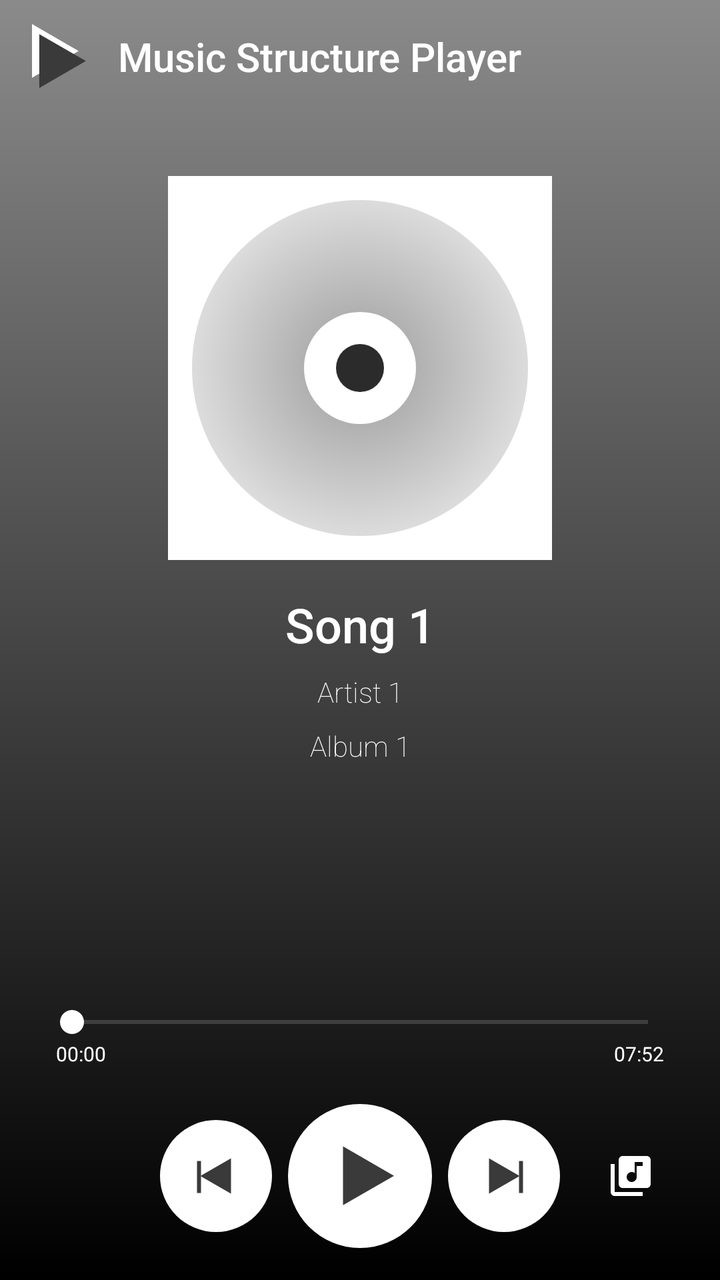
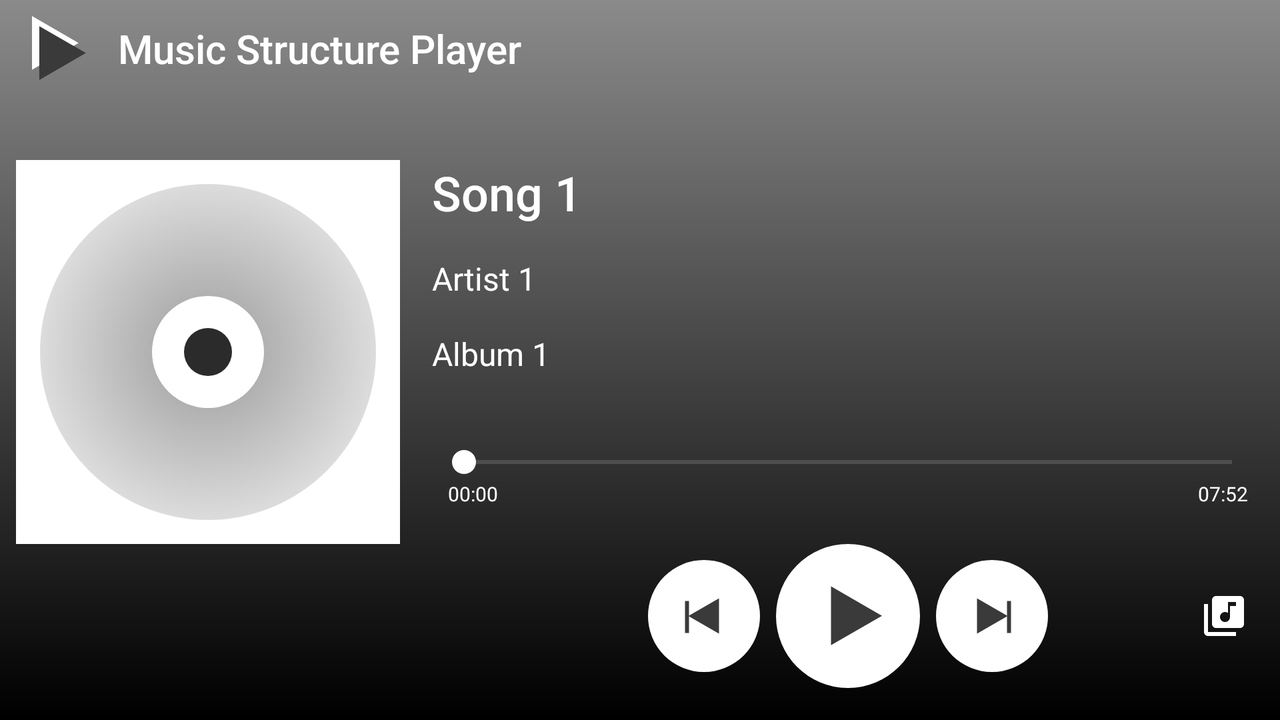

An Android layout and its configuration variant, each rendered on a device that would load it. The default file and the variant file are quoted in full after the pictures.
<!-- AndroidManifest.xml: application theme AppTheme -->
<!-- res/layout/activity_main.xml -->
<?xml version="1.0" encoding="utf-8"?>
<android.support.constraint.ConstraintLayout xmlns:android="http://schemas.android.com/apk/res/android"
    xmlns:app="http://schemas.android.com/apk/res-auto"
    xmlns:tools="http://schemas.android.com/tools"
    android:layout_width="match_parent"
    android:layout_height="match_parent"
    android:background="@drawable/player_screen"
    android:fitsSystemWindows="true"
    tools:context=".MainActivity">

    <include
        android:id="@+id/layout_toolbar"
        layout="@layout/toolbar"
        android:layout_width="match_parent"
        android:layout_height="?android:attr/actionBarSize"
        app:layout_constraintEnd_toEndOf="parent"
        app:layout_constraintStart_toStartOf="parent"
        app:layout_constraintTop_toTopOf="parent" />

    <TextView
        android:id="@+id/total_time"
        android:layout_width="wrap_content"
        android:layout_height="wrap_content"
        android:layout_marginEnd="8dp"
        android:text="07:52"
        android:textAlignment="center"
        android:textColor="@android:color/white"
        android:textSize="10sp"
        app:layout_constraintEnd_toEndOf="@+id/seekBar"
        app:layout_constraintTop_toBottomOf="@+id/seekBar" />

    <ImageView
        android:id="@+id/imageView"
        android:layout_width="wrap_content"
        android:layout_height="wrap_content"
        android:layout_marginEnd="8dp"
        android:layout_marginStart="8dp"
        android:layout_marginTop="32dp"
        android:contentDescription="@string/disc_shaped_logo"
        app:layout_constraintEnd_toEndOf="parent"
        app:layout_constraintStart_toStartOf="parent"
        app:layout_constraintTop_toBottomOf="@+id/layout_toolbar"
        app:srcCompat="@drawable/disc_logo" />

    <TextView
        android:id="@+id/player_screen_song1"
        android:layout_width="wrap_content"
        android:layout_height="wrap_content"
        android:layout_marginEnd="8dp"
        android:layout_marginStart="8dp"
        android:layout_marginTop="16dp"
        android:fontFamily="sans-serif-medium"
        android:text="@string/song_1"
        android:textAlignment="center"
        android:textColor="@android:color/white"
        android:textSize="24sp"
        app:layout_constraintEnd_toEndOf="parent"
        app:layout_constraintStart_toStartOf="parent"
        app:layout_constraintTop_toBottomOf="@+id/imageView" />

    <TextView
        android:id="@+id/player_screen_artist"
        android:layout_width="wrap_content"
        android:layout_height="wrap_content"
        android:layout_marginEnd="8dp"
        android:layout_marginStart="8dp"
        android:layout_marginTop="8dp"
        android:fontFamily="sans-serif-thin"
        android:text="@string/artist_1"
        android:textAlignment="center"
        android:textColor="@android:color/white"
        app:layout_constraintEnd_toEndOf="parent"
        app:layout_constraintStart_toStartOf="parent"
        app:layout_constraintTop_toBottomOf="@+id/player_screen_song1" />

    <TextView
        android:id="@+id/player_screen_album"
        android:layout_width="wrap_content"
        android:layout_height="wrap_content"
        android:layout_marginEnd="8dp"
        android:layout_marginStart="8dp"
        android:layout_marginTop="8dp"
        android:fontFamily="sans-serif-thin"
        android:text="@string/album_1"
        android:textAlignment="center"
        android:textColor="@android:color/white"
        app:layout_constraintEnd_toEndOf="parent"
        app:layout_constraintStart_toStartOf="parent"
        app:layout_constraintTop_toBottomOf="@+id/player_screen_artist" />

    <ToggleButton
        android:id="@+id/play_button"
        android:layout_width="72dp"
        android:layout_height="72dp"
        android:layout_marginBottom="16dp"
        android:layout_marginEnd="8dp"
        android:layout_marginStart="8dp"
        android:background="@drawable/play_pause"
        android:textOff=""
        android:textOn=""
        app:layout_constraintBottom_toBottomOf="parent"
        app:layout_constraintEnd_toEndOf="parent"
        app:layout_constraintStart_toStartOf="parent" />

    <Button
        android:id="@+id/next_button"
        android:layout_width="56dp"
        android:layout_height="56dp"
        android:layout_marginStart="8dp"
        android:background="@drawable/next_button"
        app:layout_constraintBaseline_toBaselineOf="@+id/play_button"
        app:layout_constraintStart_toEndOf="@+id/play_button" />

    <Button
        android:id="@+id/previous_button"
        android:layout_width="56dp"
        android:layout_height="56dp"
        android:layout_marginEnd="8dp"
        android:background="@drawable/previous_button"
        app:layout_constraintBaseline_toBaselineOf="@+id/play_button"
        app:layout_constraintEnd_toStartOf="@+id/play_button" />

    <SeekBar
        android:id="@+id/seekBar"
        android:layout_width="320dp"
        android:layout_height="wrap_content"
        android:layout_marginBottom="32dp"
        android:layout_marginEnd="8dp"
        android:layout_marginStart="8dp"
        android:fadeScrollbars="false"
        android:progressBackgroundTint="#A1A1A1"
        android:progressTint="#FFFFFF"
        android:progressTintMode="multiply"
        android:thumbTint="#FFFFFF"
        app:layout_constraintBottom_toTopOf="@+id/play_button"
        app:layout_constraintEnd_toEndOf="parent"
        app:layout_constraintStart_toStartOf="parent" />

    <TextView
        android:id="@+id/elapsed_time"
        android:layout_width="wrap_content"
        android:layout_height="wrap_content"
        android:layout_marginStart="8dp"
        android:text="00:00"
        android:textAlignment="center"
        android:textColor="@android:color/white"
        android:textSize="10sp"
        app:layout_constraintStart_toStartOf="@+id/seekBar"
        app:layout_constraintTop_toBottomOf="@+id/seekBar" />

    <ImageView
        android:id="@+id/playlist_icon"
        android:layout_width="wrap_content"
        android:layout_height="wrap_content"
        android:layout_marginBottom="16dp"
        android:layout_marginEnd="8dp"
        android:layout_marginStart="8dp"
        app:layout_constraintBottom_toBottomOf="@+id/next_button"
        app:layout_constraintEnd_toEndOf="parent"
        app:layout_constraintHorizontal_bias="0.384"
        app:layout_constraintStart_toEndOf="@+id/next_button"
        app:srcCompat="@drawable/ic_library_music_black_24dp" />

</android.support.constraint.ConstraintLayout>
<!-- res/layout/toolbar.xml (included above) -->
<?xml version="1.0" encoding="utf-8"?>
<android.support.constraint.ConstraintLayout xmlns:android="http://schemas.android.com/apk/res/android"
    xmlns:app="http://schemas.android.com/apk/res-auto"
    xmlns:tools="http://schemas.android.com/tools"
    android:layout_width="match_parent"
    android:layout_height="match_parent">

    <android.support.v7.widget.Toolbar
        android:id="@+id/layout_toolbar_layout"
        android:layout_width="match_parent"
        android:layout_height="?android:attr/actionBarSize"
        app:layout_constraintEnd_toEndOf="parent"
        app:layout_constraintStart_toStartOf="parent"
        app:layout_constraintTop_toTopOf="parent">

        <android.support.constraint.ConstraintLayout
            android:layout_width="match_parent"
            android:layout_height="match_parent"
            tools:layout_editor_absoluteX="16dp">

            <ImageView
                android:id="@+id/imageView4"
                android:layout_width="wrap_content"
                android:layout_height="wrap_content"
                android:src="@drawable/app_logo"
                app:layout_constraintBottom_toBottomOf="parent"
                app:layout_constraintTop_toTopOf="parent" />

            <TextView
                android:id="@+id/textView"
                android:layout_width="wrap_content"
                android:layout_height="wrap_content"
                android:layout_marginStart="16dp"
                android:text="@string/app_name"
                android:textAppearance="@style/TextAppearance.AppCompat.Title"
                android:textColor="@android:color/white"
                app:layout_constraintBottom_toBottomOf="parent"
                app:layout_constraintStart_toEndOf="@+id/imageView4"
                app:layout_constraintTop_toTopOf="parent" />
        </android.support.constraint.ConstraintLayout>
    </android.support.v7.widget.Toolbar>


</android.support.constraint.ConstraintLayout>
<!-- resources referenced by this layout -->
<resources>
  <!-- drawable app_logo: png bitmap (drawable-hdpi, 1007 bytes) -->
  <!-- drawable disc_logo: png bitmap (drawable-hdpi, 15387 bytes) -->
  <!-- drawable ic_library_music_black_24dp (drawable) -->
  <vector xmlns:android="http://schemas.android.com/apk/res/android"
      android:width="24dp"
      android:height="24dp"
      android:tint="#FFFFFF"
      android:viewportHeight="24.0"
      android:viewportWidth="24.0">
      <path
          android:fillColor="#FF000000"
          android:pathData="M20,2L8,2c-1.1,0 -2,0.9 -2,2v12c0,1.1 0.9,2 2,2h12c1.1,0 2,-0.9 2,-2L22,4c0,-1.1 -0.9,-2 -2,-2zM18,7h-3v5.5c0,1.38 -1.12,2.5 -2.5,2.5S10,13.88 10,12.5s1.12,-2.5 2.5,-2.5c0.57,0 1.08,0.19 1.5,0.51L14,5h4v2zM4,6L2,6v14c0,1.1 0.9,2 2,2h14v-2L4,20L4,6z" />
  </vector>
  <!-- drawable next_button: png bitmap (drawable-hdpi, 1953 bytes) -->
  <!-- drawable play_pause (drawable) -->
  <?xml version="1.0" encoding="utf-8"?>
  <selector xmlns:android="http://schemas.android.com/apk/res/android">
      
      <item android:drawable="@drawable/pause_button" android:state_checked="true" />
      
      <item android:drawable="@drawable/play_button" android:state_checked="false" />
  </selector>
  <!-- drawable player_screen: png bitmap (drawable-hdpi, 4296 bytes) -->
  <!-- drawable previous_button: png bitmap (drawable-hdpi, 1922 bytes) -->
  <string name="album_1">Album 1</string>
  <string name="app_name">Music Structure Player</string>
  <string name="artist_1">Artist 1</string>
  <string name="disc_shaped_logo">Disc Shaped Logo</string>
  <string name="song_1">Song 1</string>
  <style name="AppTheme" parent="Theme.AppCompat.Light.NoActionBar">
          
          <item name="colorPrimary">@color/colorPrimary</item>
          <item name="colorPrimaryDark">#8B8B8B</item>
          <item name="colorAccent">@color/colorAccent</item>
      </style>
  <!-- drawable pause_button: png bitmap (drawable-hdpi, 1980 bytes) -->
  <!-- drawable play_button: png bitmap (drawable-hdpi, 2780 bytes) -->
</resources>
<!-- res/layout-land/activity_main.xml (the repository's variant of the layout above) -->
<!-- drawn on the phone turned sideways -->
<?xml version="1.0" encoding="utf-8"?>
<android.support.constraint.ConstraintLayout xmlns:android="http://schemas.android.com/apk/res/android"
    xmlns:app="http://schemas.android.com/apk/res-auto"
    xmlns:tools="http://schemas.android.com/tools"
    android:layout_width="match_parent"
    android:layout_height="match_parent"
    android:background="@drawable/player_screen"
    android:fitsSystemWindows="true"
    tools:context=".MainActivity">

    <include
        android:id="@+id/layout_toolbar"
        layout="@layout/toolbar"
        android:layout_width="match_parent"
        android:layout_height="?android:attr/actionBarSize"
        app:layout_constraintEnd_toEndOf="parent"
        app:layout_constraintStart_toStartOf="parent"
        app:layout_constraintTop_toTopOf="parent" />

    <TextView
        android:id="@+id/total_time"
        android:layout_width="wrap_content"
        android:layout_height="wrap_content"
        android:layout_marginEnd="8dp"
        android:text="07:52"
        android:textAlignment="center"
        android:textColor="@android:color/white"
        android:textSize="@dimen/time_text_size"
        app:layout_constraintEnd_toEndOf="@+id/seekBar"
        app:layout_constraintTop_toBottomOf="@+id/seekBar" />

    <ImageView
        android:id="@+id/imageView"
        android:layout_width="wrap_content"
        android:layout_height="wrap_content"
        android:layout_marginStart="8dp"
        android:layout_marginTop="32dp"
        android:contentDescription="@string/disc_shaped_logo"
        app:layout_constraintStart_toStartOf="parent"
        app:layout_constraintTop_toBottomOf="@+id/layout_toolbar"
        app:srcCompat="@drawable/disc_logo" />

    <TextView
        android:id="@+id/player_screen_song1"
        android:layout_width="wrap_content"
        android:layout_height="wrap_content"
        android:layout_marginStart="16dp"
        android:fontFamily="sans-serif-medium"
        android:text="@string/song_1"
        android:textAlignment="textStart"
        android:textColor="@android:color/white"
        android:textSize="24sp"
        app:layout_constraintStart_toEndOf="@+id/imageView"
        app:layout_constraintTop_toTopOf="@+id/imageView" />

    <TextView
        android:id="@+id/player_screen_artist"
        android:layout_width="wrap_content"
        android:layout_height="wrap_content"
        android:layout_marginTop="16dp"
        android:text="@string/artist_1"
        android:textAlignment="textStart"
        android:textColor="@android:color/white"
        android:textSize="@dimen/alb_art_text_size"
        app:layout_constraintStart_toStartOf="@+id/player_screen_song1"
        app:layout_constraintTop_toBottomOf="@+id/player_screen_song1" />

    <TextView
        android:id="@+id/player_screen_album"
        android:layout_width="wrap_content"
        android:layout_height="wrap_content"
        android:layout_marginTop="16dp"
        android:text="@string/album_1"
        android:textAlignment="textStart"
        android:textColor="@android:color/white"
        android:textSize="@dimen/alb_art_text_size"
        app:layout_constraintStart_toStartOf="@+id/player_screen_artist"
        app:layout_constraintTop_toBottomOf="@+id/player_screen_artist" />

    <ToggleButton
        android:id="@+id/play_button"
        android:layout_width="72dp"
        android:layout_height="72dp"
        android:layout_marginBottom="16dp"
        android:layout_marginEnd="8dp"
        android:layout_marginStart="8dp"
        android:background="@drawable/play_pause"
        android:textOff=""
        android:textOn=""
        app:layout_constraintBottom_toBottomOf="parent"
        app:layout_constraintEnd_toEndOf="@+id/seekBar"
        app:layout_constraintStart_toStartOf="@+id/seekBar" />

    <Button
        android:id="@+id/next_button"
        android:layout_width="56dp"
        android:layout_height="56dp"
        android:layout_marginStart="8dp"
        android:background="@drawable/next_button"
        app:layout_constraintBaseline_toBaselineOf="@+id/play_button"
        app:layout_constraintStart_toEndOf="@+id/play_button" />

    <Button
        android:id="@+id/previous_button"
        android:layout_width="56dp"
        android:layout_height="56dp"
        android:layout_marginEnd="8dp"
        android:background="@drawable/previous_button"
        app:layout_constraintBaseline_toBaselineOf="@+id/play_button"
        app:layout_constraintEnd_toStartOf="@+id/play_button" />

    <SeekBar
        android:id="@+id/seekBar"
        android:layout_width="0dp"
        android:layout_height="wrap_content"
        android:layout_marginBottom="32dp"
        android:layout_marginEnd="8dp"
        android:fadeScrollbars="false"
        android:progressBackgroundTint="#A1A1A1"
        android:progressTint="#FFFFFF"
        android:progressTintMode="multiply"
        android:thumbTint="#FFFFFF"
        app:layout_constraintBottom_toTopOf="@+id/play_button"
        app:layout_constraintEnd_toEndOf="parent"
        app:layout_constraintStart_toStartOf="@+id/player_screen_album" />

    <TextView
        android:id="@+id/elapsed_time"
        android:layout_width="wrap_content"
        android:layout_height="wrap_content"
        android:layout_marginStart="8dp"
        android:text="00:00"
        android:textAlignment="center"
        android:textColor="@android:color/white"
        android:textSize="@dimen/time_text_size"
        app:layout_constraintStart_toStartOf="@+id/seekBar"
        app:layout_constraintTop_toBottomOf="@+id/seekBar" />

    <ImageView
        android:id="@+id/playlist_icon"
        android:layout_width="wrap_content"
        android:layout_height="wrap_content"
        android:layout_marginBottom="16dp"
        app:layout_constraintBottom_toBottomOf="@+id/next_button"
        app:layout_constraintEnd_toEndOf="@+id/total_time"
        app:srcCompat="@drawable/ic_library_music_black_24dp" />

</android.support.constraint.ConstraintLayout>
<!-- resources referenced by the variant -->
<!-- as the phone turned sideways resolves them -->
<resources>
  <dimen name="alb_art_text_size">16sp</dimen>
  <dimen name="time_text_size">10sp</dimen>
  <!-- drawable app_logo: png bitmap (drawable-hdpi, 1007 bytes) -->
  <!-- drawable disc_logo: png bitmap (drawable-hdpi, 15387 bytes) -->
  <!-- drawable ic_library_music_black_24dp (drawable) -->
  <vector xmlns:android="http://schemas.android.com/apk/res/android"
      android:width="24dp"
      android:height="24dp"
      android:tint="#FFFFFF"
      android:viewportHeight="24.0"
      android:viewportWidth="24.0">
      <path
          android:fillColor="#FF000000"
          android:pathData="M20,2L8,2c-1.1,0 -2,0.9 -2,2v12c0,1.1 0.9,2 2,2h12c1.1,0 2,-0.9 2,-2L22,4c0,-1.1 -0.9,-2 -2,-2zM18,7h-3v5.5c0,1.38 -1.12,2.5 -2.5,2.5S10,13.88 10,12.5s1.12,-2.5 2.5,-2.5c0.57,0 1.08,0.19 1.5,0.51L14,5h4v2zM4,6L2,6v14c0,1.1 0.9,2 2,2h14v-2L4,20L4,6z" />
  </vector>
  <!-- drawable next_button: png bitmap (drawable-hdpi, 1953 bytes) -->
  <!-- drawable play_pause (drawable) -->
  <?xml version="1.0" encoding="utf-8"?>
  <selector xmlns:android="http://schemas.android.com/apk/res/android">
      
      <item android:drawable="@drawable/pause_button" android:state_checked="true" />
      
      <item android:drawable="@drawable/play_button" android:state_checked="false" />
  </selector>
  <!-- drawable player_screen: png bitmap (drawable-hdpi, 4296 bytes) -->
  <!-- drawable previous_button: png bitmap (drawable-hdpi, 1922 bytes) -->
  <string name="album_1">Album 1</string>
  <string name="app_name">Music Structure Player</string>
  <string name="artist_1">Artist 1</string>
  <string name="disc_shaped_logo">Disc Shaped Logo</string>
  <string name="song_1">Song 1</string>
  <style name="AppTheme" parent="Theme.AppCompat.Light.NoActionBar">
          
          <item name="colorPrimary">@color/colorPrimary</item>
          <item name="colorPrimaryDark">#8B8B8B</item>
          <item name="colorAccent">@color/colorAccent</item>
      </style>
  <!-- drawable pause_button: png bitmap (drawable-hdpi, 1980 bytes) -->
  <!-- drawable play_button: png bitmap (drawable-hdpi, 2780 bytes) -->
</resources>
